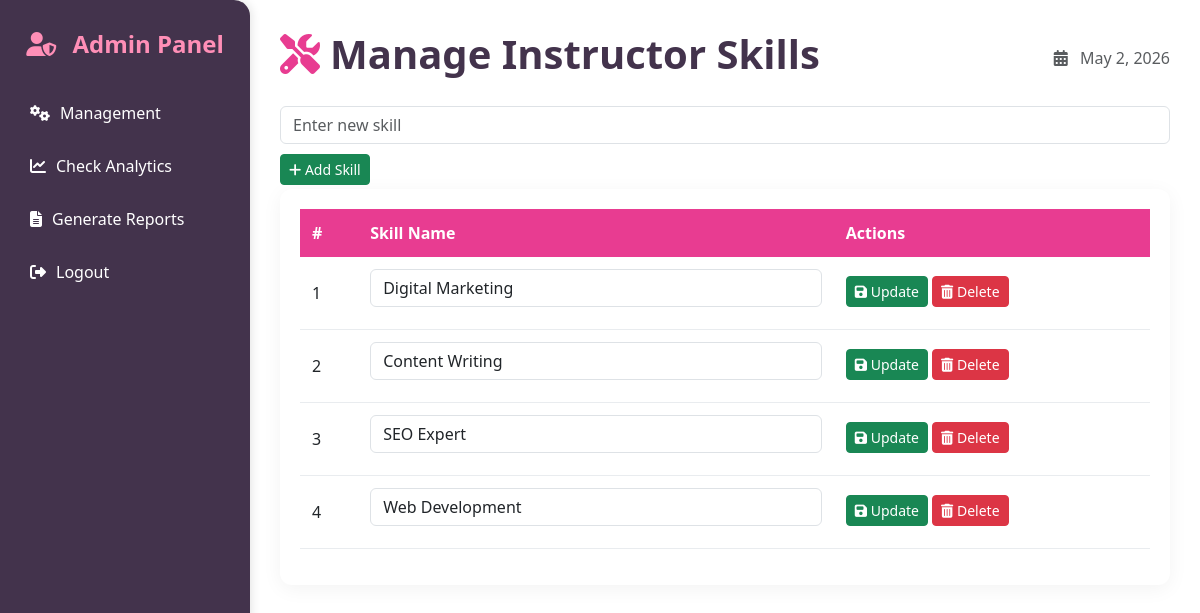
/manage_skills.php (signed in), run on the app's committed database.
### tables this page shows
CREATE TABLE `instructor_skills` (
  `id` int(11) NOT NULL,
  `skill_name` varchar(255) NOT NULL
);

### manage_skills.php (the view, shortened to what this page needs)
<?php
include '../db_connection.php';
$skills = $conn->query("SELECT * FROM instructor_skills ORDER BY id DESC");
?>
<!DOCTYPE html>
<html lang="en">
<head>
<link href="https://cdn.jsdelivr.net/npm/bootstrap@5.3.0/dist/css/bootstrap.min.css" rel="stylesheet">
<link rel="stylesheet" href="https://cdnjs.cloudflare.com/ajax/libs/font-awesome/6.4.0/css/all.min.css">
</head>
<body>
<?php include 'sidebar_admin.php'; ?>
<div class="main-content">
    <div class="dashboard-header">
        <h1 class="dashboard-title"><i class="fas fa-tools"></i> Manage Instructor Skills</h1>
        <div class="text-muted"><i class="fas fa-calendar-alt me-2"></i> <?= date('F j, Y'); ?></div>
    </div>
    <form method="POST" class="add-form">
        <input type="text" name="skill_name" class="form-control" placeholder="Enter new skill" required>
        <button type="submit" name="add_skill" class="btn btn-success btn-sm"><i class="fas fa-plus"></i> Add Skill</button>
    </form>
    <div class="table-container">
        <table class="table">
            <thead>
                <tr>
                    <th>#</th>
                    <th>Skill Name</th>
                    <th>Actions</th>
                </tr>
            </thead>
            <tbody>
                <?php if ($skills && $skills->num_rows > 0): $i=1; ?>
                    <?php while ($row = $skills->fetch_assoc()): ?>
                        <tr>
                            <form method="POST">
                                <td><?= $i++; ?></td>
                                <td>
                                    <input type="text" name="skill_name" class="form-control editable" value="<?= htmlspecialchars($row['skill_name']); ?>" required>
                                </td>
                                <td>
                                    <button type="submit" name="update_skill" class="btn btn-success btn-sm"><i class="fas fa-save"></i> Update</button>
                                    <a href="?delete=<?= $row['id']; ?>" class="btn btn-danger btn-sm" onclick="return confirm('Are you sure to delete this skill?');"><i class="fas fa-trash-alt"></i> Delete</a>
                                </td>
                            </form>
                        </tr>
                    <?php endwhile; ?>
                <?php else: ?>
                    <tr><td colspan="3" class="text-center">No skills found. Add new skill above.</td></tr>
                <?php endif; ?>
            </tbody>
        </table>
    </div>
</div>
</body>
</html>

### manage_skills.php (style rules this page uses)
:root { --primary: #E83C91; --primary-dark: #43334C; --bg: #F8F4EC; --light-gray: #e9ecef; --success: #28a745; --danger: #dc3545; --gray: #6c757d; }
body { font-family: 'Poppins', sans-serif; background-color: var(--bg); margin: 0; }
.main-content { margin-left: 250px; padding: 30px; }
.dashboard-header { display: flex; justify-content: space-between; align-items: center; margin-bottom: 20px; }
.dashboard-title { font-weight: 700; color: var(--primary-dark); display: flex; align-items: center; gap: 10px; }
.dashboard-title i { color: var(--primary); }
.table-container { background: #fff; border-radius: 12px; box-shadow: 0 4px 20px rgba(0,0,0,0.05); padding: 20px; }
.table thead th { background-color: var(--primary); color: #fff; padding: 12px; border: none; }
.table tbody td { padding: 12px; border-bottom: 1px solid var(--light-gray); vertical-align: middle; }
.form-control { border-radius: 8px; padding: 10px 15px; border: 1px solid var(--light-gray); margin-bottom: 10px; }
.editable { background-color: #fffbe7; }
.btn-sm { padding: 6px 12px; font-size: 0.85rem; border-radius: 6px; margin-bottom: 4px; }
.btn-success { background-color: var(--success); border-color: var(--success); }
.btn-danger { background-color: var(--danger); border-color: var(--danger); }

### data on the page
instructor_skills: skill_name "Digital Marketing"
instructor_skills: skill_name "Content Writing"
instructor_skills: skill_name "SEO Expert"
instructor_skills: skill_name "Web Development"
